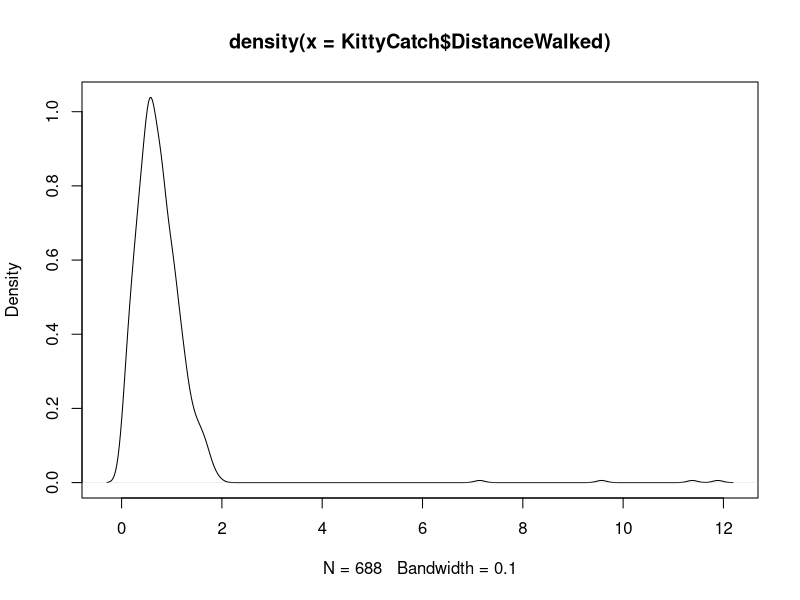
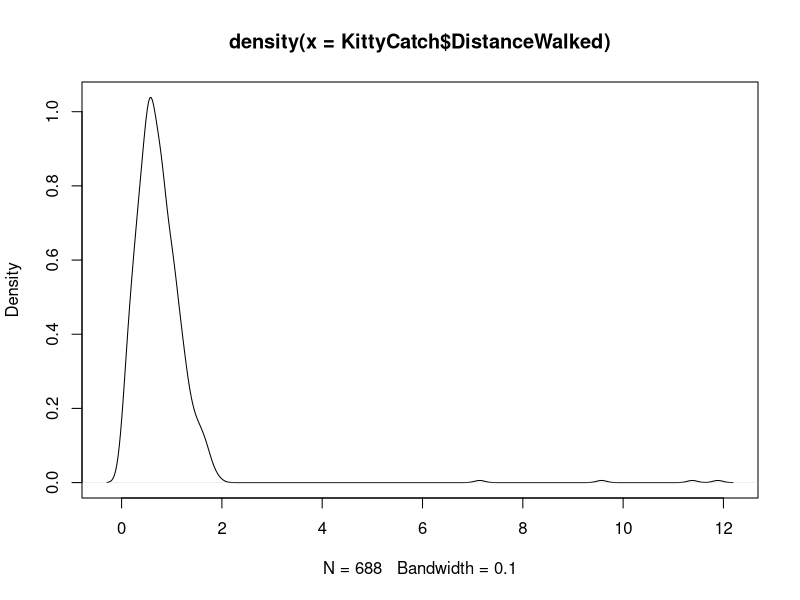
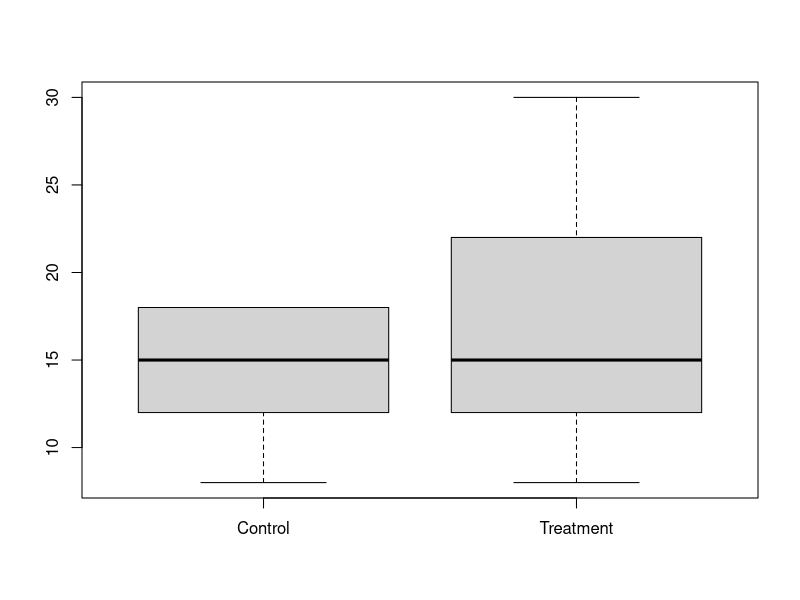

These charts were generated, in order, by the following R code: (Note: this script raises an error after producing the figures.)
## ---- chunk 1
set.seed(1)
#Create rnorm function that allows for random distribution with min and max
  rtnorm <- function(n, mean, sd, min = -Inf, max = Inf){
    qnorm(runif(n, pnorm(min, mean, sd), pnorm(max, mean, sd)), mean, sd)
  }
#Create rounding function that allows to round to numbers above 1
  mround <- function(x,base){ 
    base*round(x/base) 
  } 

n=688
#Create dataframe
  KittyCatch<-as.data.frame(matrix(nrow=n,ncol=4))
  names(KittyCatch)<-c("DistanceWalked","Age","TotalHoursPlayed","Treatment")
#Assign Treatment randomly
  KittyCatch$Treatment<-rbinom(n,1,.35)
#Assign Values to variables
 #DistanceWalked
  #Create Variable
    KittyCatch$DistanceWalked<-round(rtnorm(n=n, mean=.62, sd=.3, min = 0, max = 1.3),2)
  #Assign 4 Outliers to DistanceWalked among control
    KittyCatch$DistanceWalked[KittyCatch$Treatment==0][sample(sum(KittyCatch$Treatment==0),4)]<-round(rtnorm(n=4, mean=7.00, sd=.6, min = 5, max = 9),2)
  #Age
    #Create Variable
      KittyCatch$Age<-round(rtnorm(n=n, mean=14, sd=4, min = 10, max = 40))
    #Assign age to be correlated with DistanceWalked
      KittyCatch$Age<-round(KittyCatch$Age+(ifelse(KittyCatch$DistanceWalked>median(KittyCatch$DistanceWalked),2,-2)))
    #Assign age to be correlated with treatment above age 18
      KittyCatch$Age<-round(KittyCatch$Age+(ifelse(KittyCatch$Age>17 & KittyCatch$Treatment==1,4,0)))
    #Top code in control group
      KittyCatch$Age[KittyCatch$Treatment==0]<-ifelse(KittyCatch$Age[KittyCatch$Treatment==0]>18,18,KittyCatch$Age[KittyCatch$Treatment==0])
  #TotalHoursPlayed
    #Create Variable
      KittyCatch$TotalHoursPlayed<-round(rtnorm(n=n, mean=30, sd=10, min = 1, max = 50))
    #Make it correlated with distance walked
      KittyCatch$TotalHoursPlayed<-round(.8*KittyCatch$TotalHoursPlayed + .2*KittyCatch$TotalHoursPlayed*KittyCatch$DistanceWalked)
    #Randomly assign missing values, make the proportion larger in the treatment; and make the likelihood for NA correlate with larger values
      KittyCatch$TotalHoursPlayed[KittyCatch$Treatment==0]<-ifelse(rbinom(sum(KittyCatch$Treatment==0),1,(.05+.05*KittyCatch$TotalHoursPlayed[KittyCatch$Treatment==0]/mean(KittyCatch$TotalHoursPlayed))),NA,KittyCatch$TotalHoursPlayed[KittyCatch$Treatment==0])
      KittyCatch$TotalHoursPlayed[KittyCatch$Treatment==1]<-ifelse(rbinom(sum(KittyCatch$Treatment==1),1,(.25+.05*KittyCatch$TotalHoursPlayed[KittyCatch$Treatment==1]/mean(KittyCatch$TotalHoursPlayed,na.rm = T))),NA,KittyCatch$TotalHoursPlayed[KittyCatch$Treatment==1])
  #Make distance walked negatively correlated with treatment prior to balance, and positvely correlated with treatment after balance
      removed<-ifelse(KittyCatch$Age>17 | is.na(KittyCatch$TotalHoursPlayed),1,0)
      KittyCatch$DistanceWalked<-round(ifelse(removed==1 & KittyCatch$Treatment==0,1.5*KittyCatch$DistanceWalked,ifelse(removed==0 & KittyCatch$Treatment==1,1.3*KittyCatch$DistanceWalked,KittyCatch$DistanceWalked)),2)

## ---- chunk 2
#Let's first take a naive estimate of the average treatment effect, before testing or correcting for balance in the dataset
  t.test(KittyCatch$DistanceWalked[KittyCatch$Treatment==1],KittyCatch$DistanceWalked[KittyCatch$Treatment==0])
  mean(KittyCatch$DistanceWalked[KittyCatch$Treatment==1])- mean(KittyCatch$DistanceWalked[KittyCatch$Treatment==0])
#It seems that there is substantial negative treatment effect; respondents walked less in the treatment than in the control. But is this finding reliable?

#Let's run the structure command to get a sense of the dataset. DistanceWalked is our outcome of interest, and Treatment is the key independent variable that we care about. TotalHoursPlayed refers to how many hours the user has put into KittyCatch in total.
  str(KittyCatch)
#Now let's examine our outcome of interest, DistanceWalked
  summary(KittyCatch$DistanceWalked)
#Notice that the maximum value is much larger than the mean, median, and 3rd quartile of the dataset. This outlier might bias our t.test results by violating its assumption that the data is normally distributed. See density plot below to observe the wrong right tail in the distribution of DistanceWalked.
  plot(density(KittyCatch$DistanceWalked))
#Since the dataset is relatively small, let's use the `head` and `order` commands to examine the highest DistanceWalked observations in the dataset
  head(KittyCatch[order(KittyCatch$DistanceWalked,decreasing=T),]) #This syntax shows us 6 observations, sorted by the largest value for DistanceWalked
#Notice that the four largest values for DistanceWalked are more than four times as large as the 5th largest value for DistanceWalked. These are clearly outliers. However, we should also note that all of these values are in the control group, so removing them from our dataset, as we had done with previous outliers, might also bias our estimates by lowering the mean values for the treatment group. Instead, let's top code these values so that they are still the largest values in the dataset, but so that they are not outliers and do not violate our assumptions of normality. Top coding can be arbitrary (and there are better methods for handling outliers), but for this assignment, let's just assign all DistanceWalked observations above a value of 2 to 2

#---- Question 1: Top code DistanceWalked to 1.5 ----#
   KittyCatch$DistanceWalked<- 
#----------------------------------------------------#
    
#If you completed question 1 correctly, the distribution of DistanceWalked should look much more normal
  plot(density(KittyCatch$DistanceWalked))
#We'll also want to make sure that our control groups and treatment groups are balanced. Let's compare the age of the control group and treatment group with boxplots
  boxplot(KittyCatch$Age[KittyCatch$Treatment==0],KittyCatch$Age[KittyCatch$Treatment==1],names=c("Control","Treatment"))
#Notice that the medians and interquartile range are very similar between the treatment and control groups, but that the largest values in the treatment group rest much higher than in the control group. It turns out that this did not happen by chance; by default, KittyCatch only requires respondents to enter their names if they state that they are younger than 18; however, for the experiment, all respondents in the treatment group were required to enter their ages. It could be problematic if the ages among the treatment group are different than those in the control group, especially if Age is correlated with DistanceWalked, which, as demonstrated below, it is.
  cor(KittyCatch$Age,KittyCatch$DistanceWalked)
#This also seems to cause the treatment and control groups to be imbalanced with regard to age.
  t.test(KittyCatch$Age[KittyCatch$Treatment==0],KittyCatch$Age[KittyCatch$Treatment==1])
#There are two options to deal with this problem. One option is to ignore it, as we know that age was top coded in the control group, and may entirely be the cause of the imbalance between the treatment and control group. However, what if people who opted into the treatment group tended to be older on average? This could bias our results. A simple way to deal with this problem is to subset the data to only use observations we can be sure are similarly aged. Since we can only be sure of the age of respondents in the treatment group for those younger than 18, let's subset the dataset to only include respondents who are 17 or younger.
  
#---- Question 2: Subset KittyCatch to respondents who are 17 or younger ----#
  KittyCatch<-
#----------------------------------------------------------------------------#

#If you completed question 2 correctly, Age among the treatment and control groups should be balanced
  t.test(KittyCatch$Age[KittyCatch$Treatment==0],KittyCatch$Age[KittyCatch$Treatment==1])
#Now, let's look for balance in the last variable we know about the treatment and control groups, TotalHoursPlayed.
  summary(KittyCatch$TotalHoursPlayed)
#Notice that 96 values are labeled "NA". These cases are missing information, in large part because KittyCatch allows users to opt out of recording how many hours they play. However, as shown below, TotalHours played appears to be correlated with DistanceWalked.
  cor(KittyCatch$TotalHoursPlayed,KittyCatch$DistanceWalked,use="complete")
#Moreover, NA values for TotalHoursPlayed appears at higher rates for respondents in the treatment group, than in the control group
  mean(is.na(KittyCatch$TotalHoursPlayed[KittyCatch$Treatment==1]))
  mean(is.na(KittyCatch$TotalHoursPlayed[KittyCatch$Treatment==0]))
#While total hours played appears balanced among the treatment and control groups for those whose information is available (see t.test below), the fact that its missingness is correlated with DistanceWalked and patterned among the treatment and control groups is cause for concern. Specifically, this could suggest that respondents in the treatment group play more KittyCatch than those in the control group, and are likely to walk further with KittyCatch due to this. A simple solution to this problem then, is listwise deletion; that is, removing respondents from our sample who did not report their total hours played.
  t.test(KittyCatch$TotalHoursPlayed[KittyCatch$Treatment==1],KittyCatch$TotalHoursPlayed[KittyCatch$Treatment==0])

#---- Question 3: Subset KittyCatch to respondents who reported their total hours played ----#
  KittyCatch<-
#--------------------------------------------------------------------------------------------#

#Now that we have balanced our data on all known dimension, let's return the average treatment effect, and test whether it is significant

#---- Question 4: Determine the average treatment effect (mean of treatment - mean of control) ----#
  Solution4<-
#--------------------------------------------------------------------------------------------------#

#---- Question 5: Determine the significance of the average treatment effect (via a t.test) -------#
  Solution5<-t.test()$p.value
#--------------------------------------------------------------------------------------------------#
  
## ---- chunk 3
  KittyCatch$DistanceWalked<-ifelse(KittyCatch$DistanceWalked>2,2,KittyCatch$DistanceWalked)
  KittyCatch<-KittyCatch[KittyCatch$Age<=17,]
  KittyCatch<-KittyCatch[!is.na(KittyCatch$TotalHoursPlayed),]
  Solution4<-mean(KittyCatch$DistanceWalked[KittyCatch$Treatment==1])-mean(KittyCatch$DistanceWalked[KittyCatch$Treatment==0])
  Solution5<-t.test(KittyCatch$DistanceWalked[KittyCatch$Treatment==1],KittyCatch$DistanceWalked[KittyCatch$Treatment==0])$p.value
## ---- chunk 4
test_object("Solution4")
test_object("Solution5")
success_msg("Good work! Our naive estimate of the average treatment effect was opposite of our estimate after we tried to balance the data. However, we had to ignore a large fraction of our observations to get to that conclusion. This is the difficulty of computing conditional average treatment effects with t.tests. However, this problem can be sidestepped with regression models. Our next module teaches how to use regression models in detail.")
